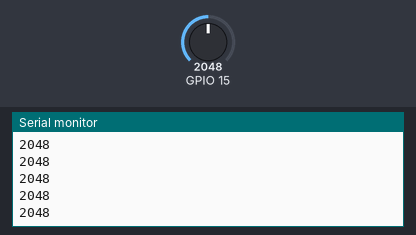
Bench run of a sketch on a simulated ESP32. On the bench: the last lines printed to the serial monitor. Inputs (shaded band) come from the test bench; at power-on: GPIO 15 = 2048.

Above: at 1.2 s.
1.3 s: GPIO 15 set to 2866
At 2.1 s:
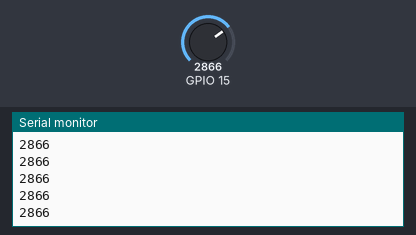
2.8 s: GPIO 15 set to 3603
At 3.5 s:
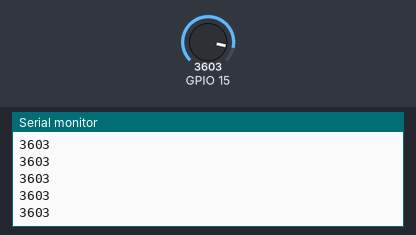
Timing chart, 0 to 5.8 s (numbered marks = the images above; inputs shaded):
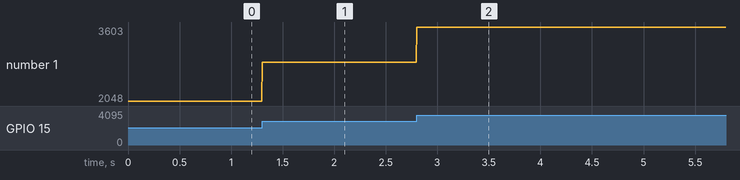

The sketch:

MQ135_workaround_analog_esp32.ino
```cpp
void setup() {
  Serial.begin(9600);
  // put your setup code here, to run once:
  Serial.println("begin");
}

void loop() {
  Serial.println(analogRead(15)); // ppm metrics (raw (i think))
  // put your main code here, to run repeatedly:
}
```

Measured:
- after the input at 1.3 s, the serial monitor: prints a new line at once (image 1)
- after the input at 2.8 s, the serial monitor: prints a new line at once (image 2)
- plotted number 1: 2048 → 2866 after the input at 1.3 s, 2866 → 3603 after the input at 2.8 s
